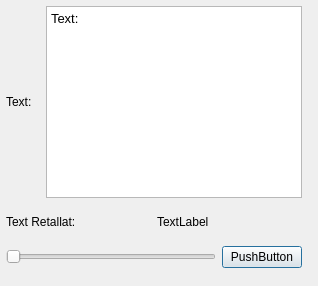
<?xml version="1.0" encoding="UTF-8"?>
<ui version="4.0">
 <class>Dialog</class>
 <widget class="QDialog" name="Dialog">
  <property name="geometry">
   <rect>
    <x>0</x>
    <y>0</y>
    <width>318</width>
    <height>286</height>
   </rect>
  </property>
  <property name="maximumSize">
   <size>
    <width>400</width>
    <height>16777215</height>
   </size>
  </property>
  <property name="windowTitle">
   <string>Dialog</string>
  </property>
  <widget class="QWidget" name="verticalLayoutWidget">
   <property name="geometry">
    <rect>
     <x>6</x>
     <y>6</y>
     <width>296</width>
     <height>262</height>
    </rect>
   </property>
   <layout class="QVBoxLayout" name="verticalLayout">
    <property name="sizeConstraint">
     <enum>QLayout::SetDefaultConstraint</enum>
    </property>
    <item>
     <layout class="QHBoxLayout" name="horizontalLayout">
      <item>
       <widget class="QLabel" name="label">
        <property name="text">
         <string>Text: </string>
        </property>
       </widget>
      </item>
      <item>
       <widget class="QTextBrowser" name="textBrowser">
        <property name="enabled">
         <bool>true</bool>
        </property>
        <property name="sizePolicy">
         <sizepolicy hsizetype="Minimum" vsizetype="Minimum">
          <horstretch>0</horstretch>
          <verstretch>0</verstretch>
         </sizepolicy>
        </property>
        <property name="minimumSize">
         <size>
          <width>215</width>
          <height>20</height>
         </size>
        </property>
        <property name="sizeIncrement">
         <size>
          <width>20</width>
          <height>20</height>
         </size>
        </property>
        <property name="baseSize">
         <size>
          <width>20</width>
          <height>20</height>
         </size>
        </property>
        <property name="html">
         <string>&lt;!DOCTYPE HTML PUBLIC &quot;-//W3C//DTD HTML 4.0//EN&quot; &quot;http://www.w3.org/TR/REC-html40/strict.dtd&quot;&gt;
&lt;html&gt;&lt;head&gt;&lt;meta name=&quot;qrichtext&quot; content=&quot;1&quot; /&gt;&lt;style type=&quot;text/css&quot;&gt;
p, li { white-space: pre-wrap; }
&lt;/style&gt;&lt;/head&gt;&lt;body style=&quot; font-family:'Noto Sans'; font-size:10pt; font-weight:400; font-style:normal;&quot;&gt;
&lt;p style=&quot; margin-top:0px; margin-bottom:0px; margin-left:0px; margin-right:0px; -qt-block-indent:0; text-indent:0px;&quot;&gt;Text:&lt;/p&gt;&lt;/body&gt;&lt;/html&gt;</string>
        </property>
       </widget>
      </item>
     </layout>
    </item>
    <item>
     <layout class="QHBoxLayout" name="horizontalLayout_2">
      <item>
       <widget class="QLabel" name="label_2">
        <property name="text">
         <string>Text Retallat:</string>
        </property>
       </widget>
      </item>
      <item>
       <widget class="QLabel" name="label_3">
        <property name="text">
         <string>TextLabel</string>
        </property>
       </widget>
      </item>
     </layout>
    </item>
    <item>
     <layout class="QHBoxLayout" name="horizontalLayout_3">
      <item>
       <widget class="QSlider" name="horizontalSlider">
        <property name="orientation">
         <enum>Qt::Horizontal</enum>
        </property>
       </widget>
      </item>
      <item>
       <widget class="QPushButton" name="pushButton">
        <property name="text">
         <string>PushButton</string>
        </property>
       </widget>
      </item>
     </layout>
    </item>
   </layout>
  </widget>
  <zorder>verticalLayoutWidget</zorder>
  <zorder>horizontalLayoutWidget</zorder>
 </widget>
 <resources/>
 <connections/>
</ui>
